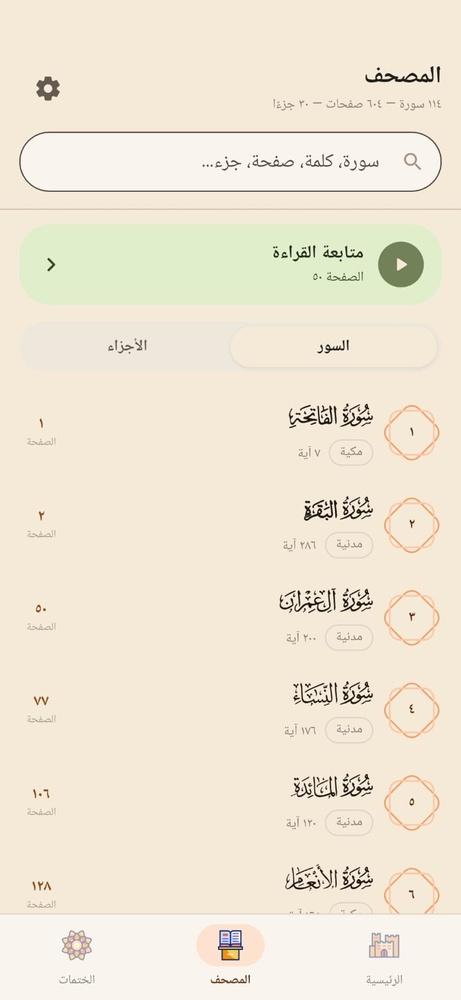
#> input picture image1.jpg, 461 x 1000 px, shrunk from 738 x 1600 before the run
$ python grade.py ../../image1.jpg ../../image2.jpg 1.0 1.0 1.0
#> lines starting #> are read from the running program, lines starting #| are printed output that depends on the picture
import sys
from PIL import Image
import numpy as np
src, dst = sys.argv[1], sys.argv[2]
hue = float(sys.argv[3]) if len(sys.argv) > 3 else 12; sat = float(sys.argv[4]) if len(sys.argv) > 4 else 1.15; val = float(sys.argv[5]) if len(sys.argv) > 5 else 1.0
im = Image.open(src).convert("RGBA"); a = np.array(im).astype(np.float32)
rgb = Image.fromarray(a[..., :3].astype(np.uint8)).convert("HSV"); h = np.array(rgb).astype(np.float32)
#> after `rgb = Image.fromarray(a[..., :3].astype(np.uint8)).convert('HSV')`: rgb: PIL image 461x1000 HSV; mean H, S, V 28.1, 29.3, 241.3
#> after `h = np.array(rgb).astype(np.float32)`: h: shape (1000, 461, 3) float32; mean of channels 0, 1, 2 28.1, 29.3, 241.7
w = (h[..., 2] / 255.0) ** 1.6
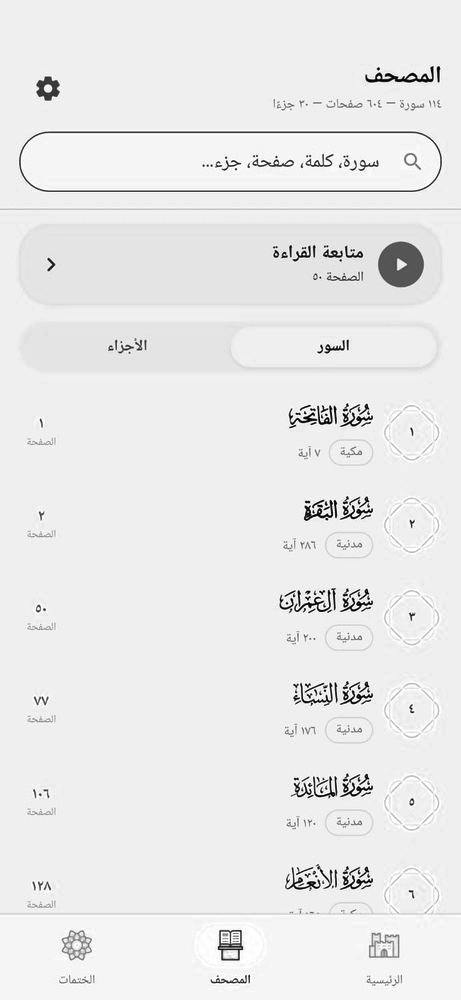
#> w: shape (1000, 461) float32; min 0.00317, max 1, mean 0.919
h[..., 0] = (h[..., 0] + w * hue / 360 * 255) % 255; h[..., 1] = np.clip(h[..., 1] * sat, 0, 255); h[..., 2] = np.clip(h[..., 2] * val, 0, 255)
#> after `h[..., 0] = (h[..., 0] + w * hue / 360 * 255) % 255`: h: shape (1000, 461, 3) float32; mean of channels 0, 1, 2 28.8, 29.3, 241.7
out = np.array(Image.fromarray(h.astype(np.uint8), "HSV").convert("RGB")).astype(np.float32)
#> out: shape (1000, 461, 3) float32; mean of channels 0, 1, 2 240.7, 230.3, 214.3
res = np.dstack([out, a[..., 3]]).astype(np.uint8)
#> res: shape (1000, 461, 4); mean of channels 0, 1, 2, 3 240.3, 231.5, 214.1, 255
Image.fromarray(res, "RGBA").save(dst)

$ run again, on image3.jpg
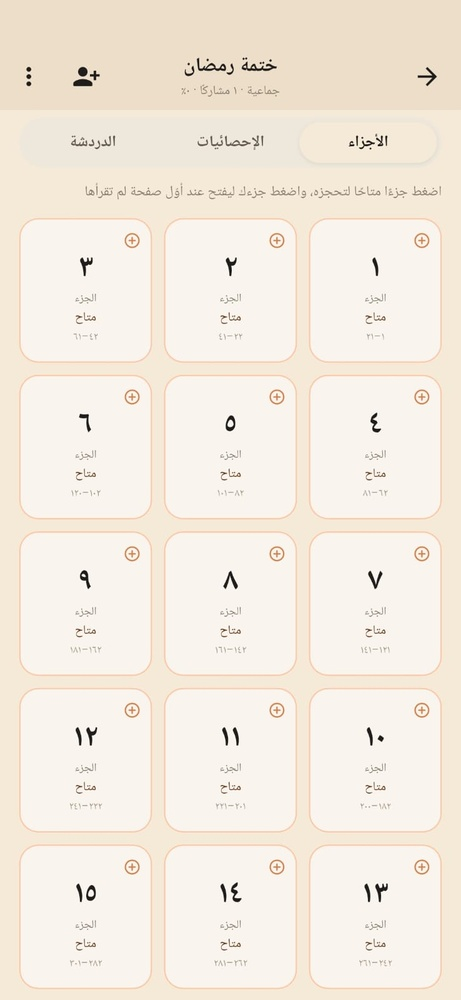
#> input picture image3.jpg, 461 x 1000 px, shrunk from 738 x 1600 before the run
#> rgb: PIL image 461x1000 HSV; mean H, S, V 23.8, 21.2, 244.4
#> `w = (h[..., 2] / 255.0) ** 1.6`:
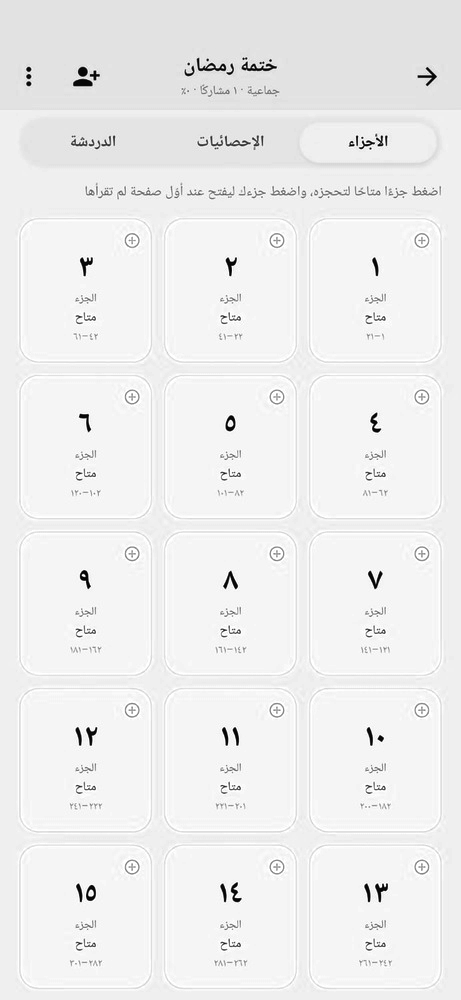
#> w: shape (1000, 461) float32; min 0.000818, max 1, mean 0.937
#> out: shape (1000, 461, 3) float32; mean of channels 0, 1, 2 244, 234.8, 225
#> res: shape (1000, 461, 4); mean of channels 0, 1, 2, 3 244.4, 235.7, 224.3, 255
